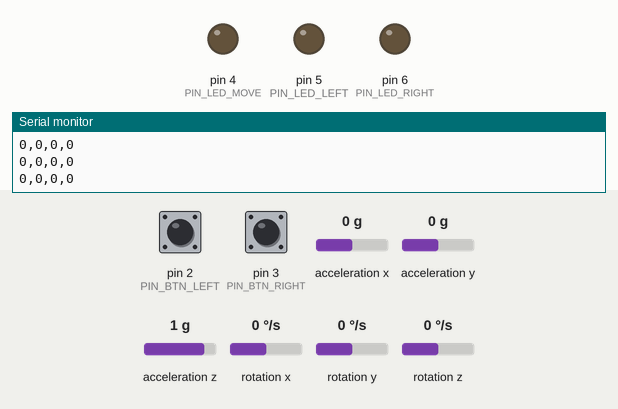
This sketch was run on a simulated Arduino Uno, built with avr-gcc and run on an emulated ATmega328P. On the bench: output pins drawn as LEDs (lit = HIGH), the last lines printed to the serial monitor. Wiring (inferred from the names in the program): MPU-6050 motion sensor at I2C address 0x68. The inputs (shaded band) are chosen by the test bench; at power-on: rotation x 0 °/s, pin 2 (PIN_BTN_LEFT) HIGH, pin 3 (PIN_BTN_RIGHT) HIGH, acceleration x 0 g, acceleration y 0 g, acceleration z 1 g, rotation y 0 °/s, rotation z 0 °/s.

Above: at 3.7 s.
3.8 s: rotation x set to -2 °/s
5.3 s: rotation x set to -5 °/s
At 6.1 s:
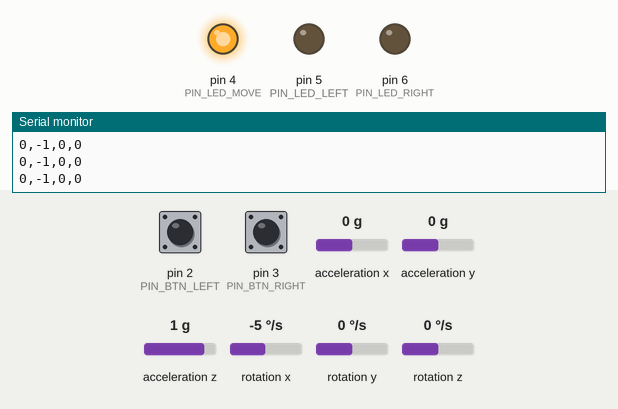
6.8 s: pin 2 (PIN_BTN_LEFT) pulled LOW for 0.15 s
At 6.91 s:
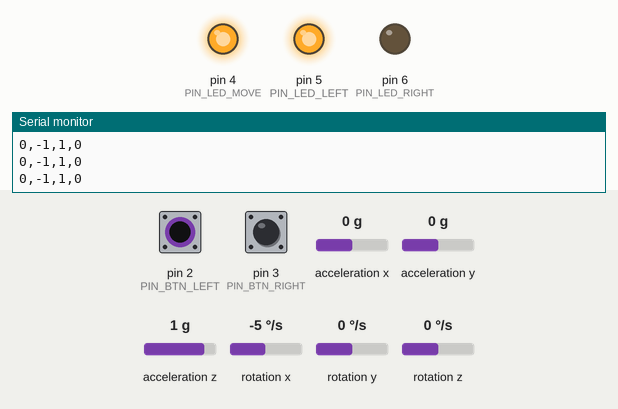
8.4 s: pin 3 (PIN_BTN_RIGHT) pulled LOW for 0.15 s
At 8.51 s:
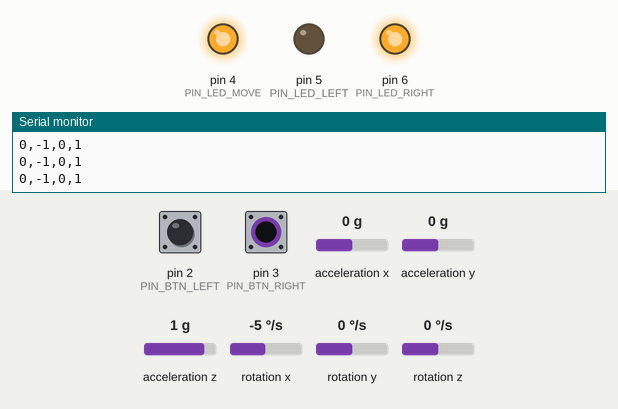
13.0 s: pin 2 (PIN_BTN_LEFT) pulled LOW for 3.2 s
At 13.6 s:
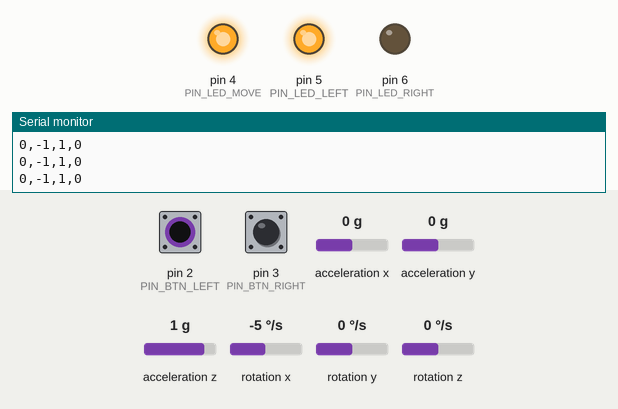
Timing chart, 0 to 17.7 s (numbered marks = the images above; inputs shaded):
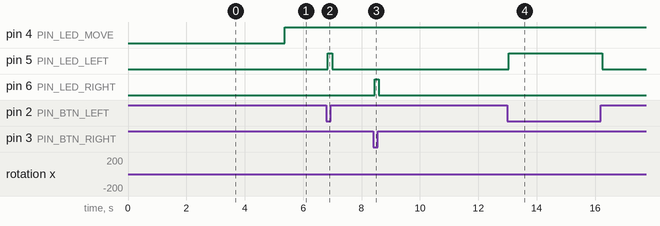

Measured:
- the behaviour switches between -3 and -4 °/s on rotation x (found by bisection; images 0 and 1)
- after the input at 5.3 s, pin 4 (PIN_LED_MOVE): LOW → HIGH after 0.06 s
- after the input at 6.8 s, pin 5 (PIN_LED_LEFT): LOW → HIGH at once, → LOW 0.16 s later
- after the input at 8.4 s, pin 6 (PIN_LED_RIGHT): LOW → HIGH after 0.05 s, → LOW 0.14 s later
- after the input at 13.0 s, pin 5 (PIN_LED_LEFT): LOW → HIGH at once, → LOW 3.2 s later

The sketch:

mouse_tracking.ino
```cpp
#include <Wire.h>
#include <math.h>

// =====================================================
// Gesture Mouse (Serial Edition) — UNO R3
// MPU-6050 GYRO rate -> dx/dy over Serial: dx,dy,L,R\n
// Buttons: D2 (left), D3 (right) using INPUT_PULLUP
// LEDs: D4 move, D5 left, D6 right
//
// Notes:
// - Cursor moves only while rotating (much less runaway).
// - Hold BOTH buttons ~0.8s to re-calibrate gyro offsets.
// =====================================================

// -------- MPU-6050 --------
static const uint8_t MPU_ADDR         = 0x68;
static const uint8_t REG_PWR_MGMT_1   = 0x6B;
static const uint8_t REG_ACCEL_XOUT_H = 0x3B; // read 14 bytes: accel(6) + temp(2) + gyro(6)

// -------- Pins --------
const uint8_t PIN_BTN_LEFT  = 2; // Button left
const uint8_t PIN_BTN_RIGHT = 3; // Button right

const uint8_t PIN_LED_MOVE  = 4; // LED move
const uint8_t PIN_LED_LEFT  = 5; // LED left
const uint8_t PIN_LED_RIGHT = 6; // LED right

// SDA = A4
// SCL = A5

// -------- Update rate --------
const uint16_t UPDATE_HZ = 80;
const uint16_t UPDATE_MS = 1000 / UPDATE_HZ;

// -------- Gyro tuning --------
// Deadzone in deg/sec (increase if still moves when not rotating)
float GYRO_DEADZONE_DPS = 2.0f;

// Gain: bigger = faster cursor
float GYRO_GAIN = 0.28f;

// Max pixels per update
int MAX_STEP = 18;

// Smoothing (higher = smoother, more lag)
const float ALPHA = 0.85f;

// -------- Gyro offsets (calibrated) --------
float gx0 = 0, gy0 = 0, gz0 = 0;
float gxF = 0, gyF = 0, gzF = 0;

// -------- Buttons debounce --------
struct DebouncedButton {
  uint8_t pin;
  bool stableState;
  bool lastReading;
  uint32_t lastChangeMs;
};
DebouncedButton btnL{PIN_BTN_LEFT, HIGH, HIGH, 0};
DebouncedButton btnR{PIN_BTN_RIGHT, HIGH, HIGH, 0};
const uint16_t DEBOUNCE_MS = 25;

// -------- Recenter shortcut --------
uint32_t bothPressedSince = 0;

// -------- Helpers --------
static inline int16_t toInt16(uint8_t hi, uint8_t lo) {
  return (int16_t)((hi << 8) | lo);
}

static inline float softDeadzone(float v, float dz) {
  float a = fabsf(v);
  if (a <= dz) return 0.0f;
  return (v > 0) ? (a - dz) : -(a - dz);
}

static inline void i2cWrite(uint8_t reg, uint8_t val) {
  Wire.beginTransmission(MPU_ADDR);
  Wire.write(reg);
  Wire.write(val);
  Wire.endTransmission(true);
}

static inline bool i2cReadBytes(uint8_t reg, uint8_t* buf, uint8_t len) {
  Wire.beginTransmission(MPU_ADDR);
  Wire.write(reg);
  if (Wire.endTransmission(false) != 0) return false;

  Wire.requestFrom((int)MPU_ADDR, (int)len, (int)true);
  if (Wire.available() < len) return false;

  for (uint8_t i = 0; i < len; i++) buf[i] = Wire.read();
  return true;
}

// Read gyro raw from MPU (14 bytes starting at ACCEL_XOUT_H)
bool readGyroRaw(int16_t &gx, int16_t &gy, int16_t &gz) {
  uint8_t b[14];
  if (!i2cReadBytes(REG_ACCEL_XOUT_H, b, 14)) return false;
  gx = toInt16(b[8],  b[9]);
  gy = toInt16(b[10], b[11]);
  gz = toInt16(b[12], b[13]);
  return true;
}

// Debounce buttons
bool updateDebounced(DebouncedButton &b) {
  bool reading = digitalRead(b.pin);
  if (reading != b.lastReading) {
    b.lastChangeMs = millis();
    b.lastReading = reading;
  }
  if ((millis() - b.lastChangeMs) > DEBOUNCE_MS && b.stableState != reading) {
    b.stableState = reading;
    return true;
  }
  return false;
}

void blinkMoveConfirm() {
  digitalWrite(PIN_LED_MOVE, HIGH); delay(120);
  digitalWrite(PIN_LED_MOVE, LOW);  delay(120);
  digitalWrite(PIN_LED_MOVE, HIGH); delay(120);
  digitalWrite(PIN_LED_MOVE, LOW);
}

// Calibrate gyro offsets while sensor is still
void calibrateGyroOffsets() {
  const int N = 500;
  long sx = 0, sy = 0, sz = 0;
  int got = 0;

  for (int i = 0; i < N; i++) {
    int16_t gx, gy, gz;
    if (readGyroRaw(gx, gy, gz)) {
      sx += gx; sy += gy; sz += gz;
      got++;
    }
    delay(3);
  }

  if (got > 0) {
    gx0 = (float)sx / got;
    gy0 = (float)sy / got;
    gz0 = (float)sz / got;
    gxF = gyF = gzF = 0; // reset filters
  }
}

void setup() {
  pinMode(PIN_BTN_LEFT, INPUT_PULLUP);
  pinMode(PIN_BTN_RIGHT, INPUT_PULLUP);

  pinMode(PIN_LED_MOVE, OUTPUT);
  pinMode(PIN_LED_LEFT, OUTPUT);
  pinMode(PIN_LED_RIGHT, OUTPUT);

  Serial.begin(9600);
  Wire.begin();

  // Wake MPU-6050
  i2cWrite(REG_PWR_MGMT_1, 0x00);
  delay(150);

  // Keep sensor still for a second
  calibrateGyroOffsets();
}

void loop() {
  static uint32_t lastMs = 0;
  uint32_t now = millis();
  if (now - lastMs < UPDATE_MS) return;
  lastMs = now;

  // Buttons
  updateDebounced(btnL);
  updateDebounced(btnR);

  bool leftPressed  = (btnL.stableState == LOW);
  bool rightPressed = (btnR.stableState == LOW);

  // Recenter: hold BOTH buttons ~0.8s (keep sensor still)
  if (leftPressed && rightPressed) {
    if (bothPressedSince == 0) bothPressedSince = millis();
    if (millis() - bothPressedSince > 800) {
      calibrateGyroOffsets();
      bothPressedSince = 0;
      blinkMoveConfirm();
    }
  } else {
    bothPressedSince = 0;
  }

  // Read gyro
  int16_t gxRaw, gyRaw, gzRaw;
  if (!readGyroRaw(gxRaw, gyRaw, gzRaw)) return;

  // Convert to deg/sec (typical default sensitivity: 131 LSB/(deg/s) at ±250 dps)
  float gx = ((float)gxRaw - gx0) / 131.0f;
  float gy = ((float)gyRaw - gy0) / 131.0f;
  float gz = ((float)gzRaw - gz0) / 131.0f;

  // Smooth
  gxF = ALPHA * gxF + (1.0f - ALPHA) * gx;
  gyF = ALPHA * gyF + (1.0f - ALPHA) * gy;
  gzF = ALPHA * gzF + (1.0f - ALPHA) * gz;

  // Map rotation to cursor movement
  // Common mapping:
  //  - yaw (gz) -> left/right
  //  - pitch rate (gx) -> up/down
  float vx = softDeadzone(gzF, GYRO_DEADZONE_DPS);
  float vy = softDeadzone(gxF, GYRO_DEADZONE_DPS);

  int dx = (int)lroundf(vx * GYRO_GAIN);
  int dy = (int)lroundf(vy * GYRO_GAIN);

  // If it still goes the "wrong way", flip signs:
  // dx = -dx;
  // dy = -dy;

  dx = constrain(dx, -MAX_STEP, MAX_STEP);
  dy = constrain(dy, -MAX_STEP, MAX_STEP);

  // LEDs
  digitalWrite(PIN_LED_LEFT,  leftPressed ? HIGH : LOW);
  digitalWrite(PIN_LED_RIGHT, rightPressed ? HIGH : LOW);
  digitalWrite(PIN_LED_MOVE,  (dx != 0 || dy != 0) ? HIGH : LOW);

  // Serial: dx,dy,L,R
  Serial.print(dx); Serial.print(',');
  Serial.print(dy); Serial.print(',');
  Serial.print(leftPressed ? 1 : 0); Serial.print(',');
  Serial.print(rightPressed ? 1 : 0);
  Serial.print('\n');
}
```
